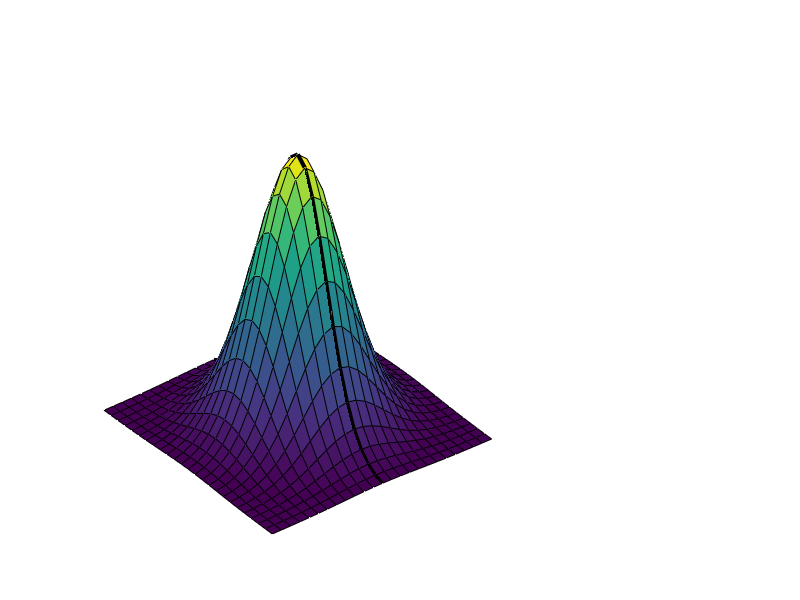

Here is the MATLAB script that generated this plot: (Note: this script raises an error after producing the figure.)
% GAUSSIAN & LoG KERNELS
clear all;
close all;

n1 = 25;
n2 = 31;
sigma = 4;

x1 = zeros(n1,n1); y1 = zeros(n1,n1);
x2 = zeros(n2,n2); y2 = zeros(n2,n2);

for i = 1:n1
    x1(:,i) = i-floor(n1/2)-1;
    y1(i,:) = i-floor(n1/2)-1;
end
for i = 1:n2
    x2(:,i) = i-floor(n2/2)-1;
    y2(i,:) = i-floor(n2/2)-1;
end

G = zeros(n1,n1);
LoG = zeros(n2,n2);

for i = 1:n1
    for j = 1:n1
        G(i,j) = exp(-(x1(i,j)^2 + y1(i,j)^2)/(2*sigma^2));
    end
end
for i = 1:n2
    for j = 1:n2
        LoG(i,j) = -((x2(i,j)^2 + y2(i,j)^2 - 2*sigma^2)/(sigma^4))*exp(-(x2(i,j)^2 + y2(i,j)^2)/(2*sigma^2));
    end
end


%xmin = -floor(n/2)-3;
%xmax = floor(n/2)+3;

a = figure('Name','Gaussian Kernel','Color','white');
h1 = subplot(2,3,[1 2 4 5]); surf(x1,y1,G); grid off; axis tight; axis off;
    hold on; plot3(zeros(n1,1),y1(:,1),G(ceil(n1/2),:),'-k','LineWidth',3); 
    %text(0,0,1.1,'Gaussian kernel, 3D view','HorizontalAlignment','center'); 
    hold off;
    p = get(h1, 'pos'); 
    p(1) = p(1) - 0.1; p(2) = p(2) + 0.05;
    p(3) = p(3) + 0.1; p(4) = p(4) + 0.1;
    set(h1, 'pos', p);
h2 = subplot(2,3,3); pcolor(x1,y1,G); axis square; axis off;
    p = get(h2, 'pos'); 
    p(1) = p(1) - 0.05; p(2) = p(2) - 0.05;
    p(3) = p(3) + 0.1; p(4) = p(4) + 0.1;
    set(h2, 'pos', p);
subplot(2,3,6); plot(x1(1,:),G(ceil(n1/2),:),'-k','LineWidth',2); 
    %title('Gaussian kernel, 2D view','Position',[0 -0.2]);
    hold on; annotation('arrow',[0.65 0.95],[0.11 0.11],'LineWidth',1);
    annotation('arrow',[0.798 0.798],[0.1 0.5],'LineWidth',1);
    %annotation('arrow',[0.45 0.72],[0.30 0.20],'Color','red');
    axis tight; axis off; hold off;
print(a,'-depsc','kernel_gaussian.eps');

b = figure('Name','LoG Kernel','Color','white');
h3 = subplot(2,3,[1 2 4 5]); surf(x2,y2,LoG); grid off; axis tight; axis off;
    hold on; plot3(zeros(n2,1),y2(:,1),LoG(ceil(n2/2),:),'-k','LineWidth',3); 
    %text(0,0,0.14,'LoG kernel, 3D view','HorizontalAlignment','center');
    hold off;
    p = get(h3, 'pos'); 
    p(1) = p(1) - 0.1; p(2) = p(2) + 0.05;
    p(3) = p(3) + 0.1; p(4) = p(4) + 0.1;
    set(h3, 'pos', p);
h4 = subplot(2,3,3); pcolor(x2,y2,LoG); axis square; axis off;
    p = get(h4, 'pos'); 
    p(1) = p(1) - 0.05; p(2) = p(2) - 0.05;
    p(3) = p(3) + 0.1; p(4) = p(4) + 0.1;
    set(h4, 'pos', p);
subplot(2,3,6); plot(x2(1,:),LoG(ceil(n2/2),:),'-k','LineWidth',2);
    %title('LoG kernel, 2D view','Position',[0 -0.04]);
    hold on; annotation('arrow',[0.65 0.95],[0.149 0.149],'LineWidth',1);
    annotation('arrow',[0.798 0.798],[0.1 0.5],'LineWidth',1);
    %annotation('arrow',[0.4 0.72],[0.40 0.20],'Color','red');
    axis tight; axis off; hold off;
    
    
    %% save images
  set(a,'PaperSize',[8.5 6])
set(a,'PaperPosition',[0 0 8.5 6])
%print(a,'-dpdf','-r500','kernel_gaussian.pdf')
  set(b,'PaperSize',[8.5 6])
set(b,'PaperPosition',[0 0 8.5 6])
%print(b,'-dpdf','-r500','kernel_log.pdf')